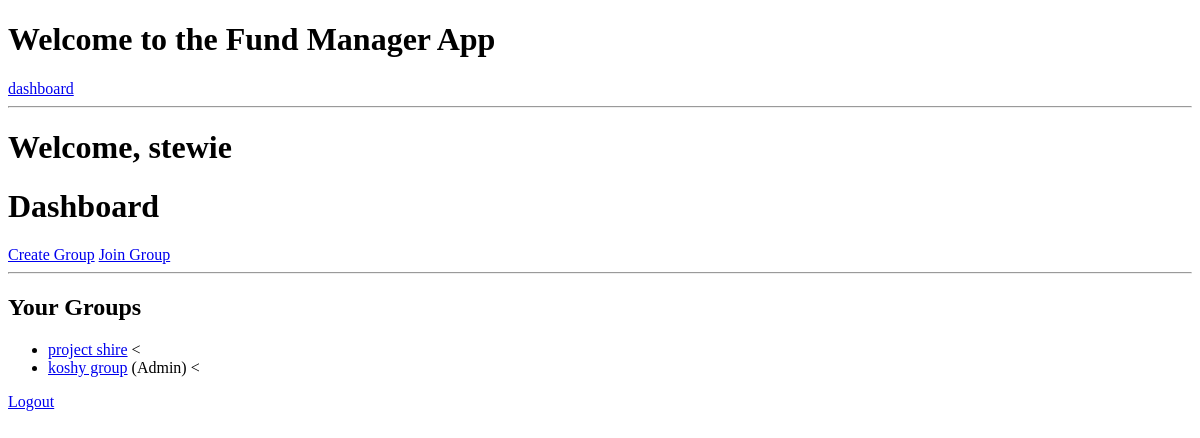
The app's page / (signed in), older data.
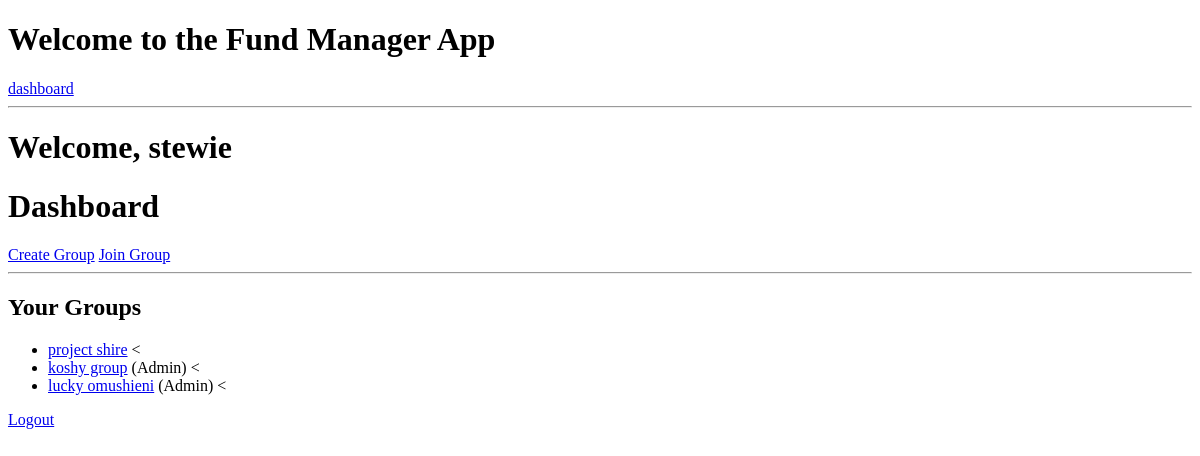
The same page, newer data.
### contributions/models.py (models this page shows, shortened)
class Group(models.Model):
    name = models.CharField(max_length=100)
    members = models.ManyToManyField(User)
    weekly_contribution = models.DecimalField(max_digits=10, decimal_places=2)
    interest_rate = models.DecimalField(max_digits=5, decimal_places=2, default=25)
    admin = models.ForeignKey(User, on_delete=models.CASCADE, related_name='admin_groups')
    join_code = models.CharField(max_length=8, blank=True, null=True)
    created_at = models.DateTimeField(auto_now_add=True)
    cycle_length = models.PositiveIntegerField(default=7)  # Length of payout cycle in days

### contributions/views.py (the view)
# urls.py: path('', views.dashboard, name='dashboard'),
@login_required
def dashboard(request):
    groups = Group.objects.filter(members=request.user)
    return render(request, 'contributions/dashboard.html', {
        'groups': groups,
    })

### contributions/templates/contributions/dashboard.html (shortened to what this page needs)
{% extends 'contributions/base.html' %}
{% block content %}
<h1>Welcome, {{ user.username }}</h1>
<h1>Dashboard</h1>
<div>
    <a href="{% url 'create_group' %}" class="btn btn-primary">Create Group</a>
    <a href="{% url 'join_group' %}" class="btn btn-secondary">Join Group</a>
</div>
<hr>
<h2>Your Groups</h2>
{% if groups %}
    <ul>
        {% for group in groups %}
        <li>
            <a href="{% url 'group_detail' group.id %}">{{ group.name }}</a>
            {% if group.admin == user %}
                (Admin)
            {% endif %}
            <
        </li>
        {% endfor %}
    </ul>
{% else %}
    <p>You are not part of any groups yet.</p>
{% endif %}
{% endblock %}

### contributions/templates/contributions/base.html (shortened to what this page needs)
<!DOCTYPE html>
<html lang="en">
<head>
</head>
<body>
    <header>
        <h1>Welcome to the Fund Manager App</h1>
        {% if user.is_authenticated %}
           <a href="{% url 'dashboard' %}">dashboard</a>
        {% else %}
            <a href="{% url 'login' %}">Login</a>
        {% endif %}
    </header>
    <hr>
    <main>
        {% block content %}{% endblock %}
    </main>
    <a href="{% url 'logout' %}">Logout</a>
</body>
</html>

Row changes from the older to the newer data that the page shows:
added Group: name "lucky omushieni", shows "(Admin)"
